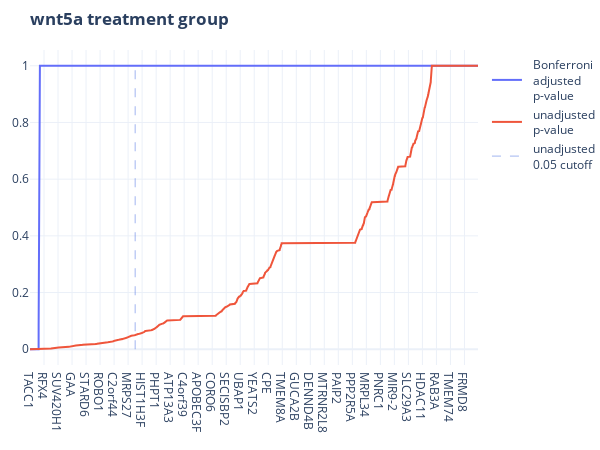

Notebook code for this chart:
### Code cell
fig2 = go.Figure()
df_wnt5a = df.sort_values(by='wnt5a_unadjusted', ascending=True)
fig2.add_traces([
    go.Scatter(
        x = list(df_wnt5a.index),
        y = df_wnt5a['wnt5a'],
        name = '  Bonferroni<br>  adjusted<br>  p-value'
    ),
    go.Scatter(
        x = list(df_wnt5a.index),
        y = df_wnt5a['wnt5a_unadjusted'],
        name = '  unadjusted<br>  p-value'
    ),
    go.Scatter(
        x = [df_wnt5a[df_wnt5a["wnt5a_unadjusted"] >= 0.05].index[0], df_wnt5a[df_wnt5a["wnt5a_unadjusted"] >= 0.05].index[0]],
        y = [0, 1],
        name = "  unadjusted<br>  0.05 cutoff",
        mode='lines',
        line = dict(color='royalblue', width=0.5, dash='dash')
    )
]).update_layout(
    width = 600, 
    height = 450,
    title = "<b>wnt5a treatment group</b>",
    template = 'plotly_white',
    autosize=False,
    margin=dict(
        l=30,
        r=0,
        b=85,
        t=50,
        pad=0
    )
)
fig2.show()

### Figure 1 — Plotly figure (JSON) as saved in the notebook; plotly's stock layout.template omitted (floating-point values rounded to 4 significant figures; data arrays with more than 128 entries replaced by an {"elided": "..."} marker saying what was removed)
{"data": [{"name": "  Bonferroni<br>  adjusted<br>  p-value", "type": "scatter", "x": {"elided": "12756 str values"}, "y": {"elided": "12756 float values"}}, {"name": "  unadjusted<br>  p-value", "type": "scatter", "x": {"elided": "12756 str values"}, "y": {"elided": "12756 float values"}}, {"line": {"color": "royalblue", "dash": "dash", "width": 0.5}, "mode": "lines", "name": "  unadjusted<br>  0.05 cutoff", "type": "scatter", "x": ["EIF1B", "EIF1B"], "y": [0, 1]}], "layout": {"autosize": false, "height": 450, "margin": {"b": 85, "l": 30, "pad": 0, "r": 0, "t": 50}, "title": {"text": "<b>wnt5a treatment group</b>"}, "width": 600}}
